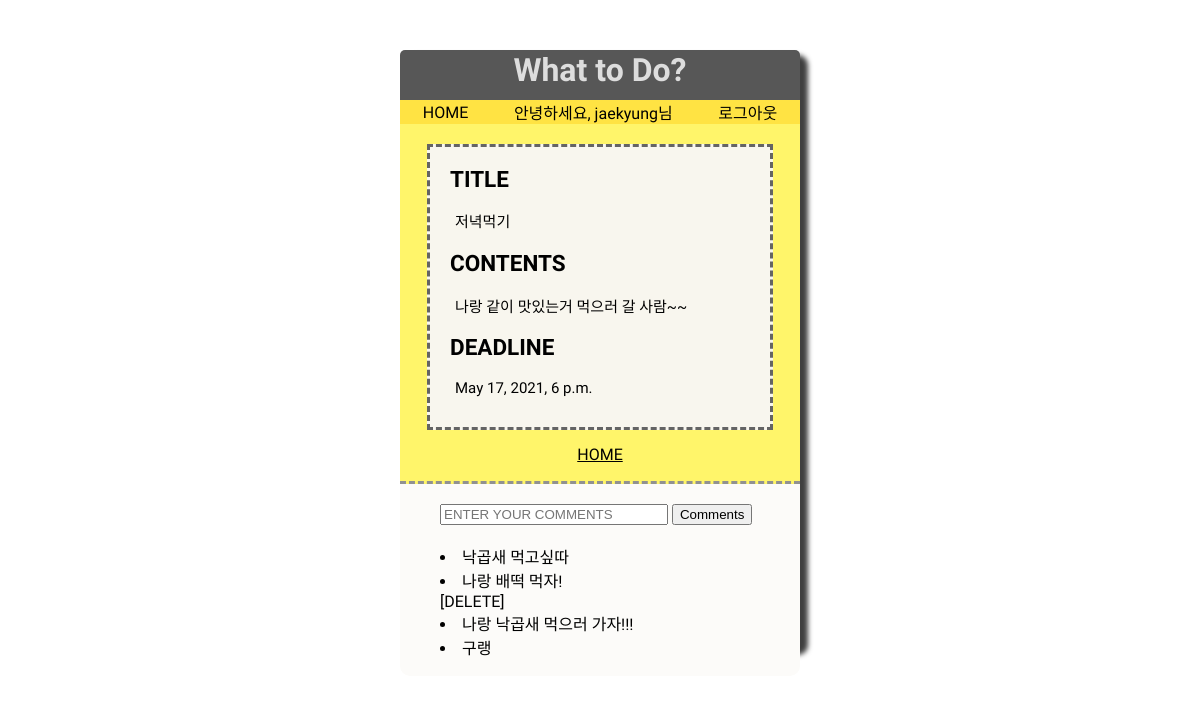
The page /detail/15 (signed in) on the database its author committed.
### app/models.py (models this page shows, shortened)
class Post(models.Model):
    title = models.CharField(max_length=200)
    content = models.TextField()
    deadline = models.DateTimeField(null= True, blank = True)
    author = models.ForeignKey(User, on_delete=models.CASCADE, related_name = 'posts', null = True, default= None)

class Comment(models.Model):
    post = models.ForeignKey(Post, on_delete=models.CASCADE, related_name='comments')
    content = models.TextField()
    author = models.ForeignKey(User, on_delete=models.CASCADE, related_name = 'comments', null =True, default = None)

### app/views.py (the view, shortened to what this page needs)
# urls.py: path('detail/<int:post_pk>', views.detail, name="detail"),
def detail(request, post_pk):
    post = Post.objects.get(pk=post_pk)
    return render(request, 'detail.html', {'post':post})

### app/templates/detail.html (shortened to what this page needs)
<!DOCTYPE html>
<html lang="en">
<head>
    {% load static %}
    <link rel="stylesheet" type ="text/css" href = "{% static 'detail.css' %}">
</head>
<body>
    <div class = container>
        <div class = "title">
            <h1> What to Do?</h1>
        </div>
        <div class = "nav-bar">
            <a class = "nav-item" href ="{% url 'home' %}">HOME</a>
            {% if user.is_authenticated %}
            <a class = "nav-item">안녕하세요, {{ user.username }}님</a>
            <a class = "nav-item" href = "{% url 'logout' %}">로그아웃</a>
            {% else %}
            <a claee = "nav-item" href = "{% url 'login' %}">로그인</a>
            <a class = "nav-item" href = "{% url 'signup' %}">회원가입</a>
            <a class = "nav-item">로그아웃</a>
            {% endif %}
        </div>
        <div class=box>
            <div>
                <h2>TITLE</h2>
                <p>{{	post.title }}</p>
            </div>
            <div>
                <h2>CONTENTS</h2>
                <p>{{ post.content }}</p>
            </div>
            <div>
                <h2>DEADLINE</h2>
                <p>{{post.deadline}}</p>
            </div>
        </div>
        <div class = bar>
            <a href="{%	url 'home'	%}">HOME</a>
        </div>
        <div class = comment>
            {% if user.is_authenticated %}
            <form method="POST">
                <input class = "comment_box" type="text" name="content" placeholder= "ENTER YOUR COMMENTS">
                <button type="submit">Comments</button>
            </form>
            {% endif %}
            <br>
            {% for comment in post.comments.all %}
            <li>{{ comment.content }}</li>
                {% if user.is_authenticated and comment.author.pk == user.pk %}
                    <a class= "delete" href = "{% url 'delete_comment' post.pk comment.pk %}">[DELETE]</a>
                {% endif %}
            {% endfor %}
        </div>
    </div>
</body>
</html>

### app/static/detail.css (style rules this page uses)
body { background-image: url('https://cdn.crowdpic.net/list-thumb/thumb_l_BD9725CBE59C9229B808928D5FEDA1EA.jpg'); font-family: 'Roboto Mono', monospace; font-family: 'Do Hyeon', sans-serif; }
.title { margin-top: 0; margin-left:0; margin-right:0; border-top-left-radius: 5px; border-top-right-radius: 5px; height: 50px; background-color: rgb(87, 87, 87); border:3px; z-index: 3; display: flex; color:rgb(221, 221, 221); }
h1 { margin-top: 1px; margin-right: auto; margin-left: auto; }
.container { margin-top: 50px; width:400px; height:600px; border: 0px solid rgb(255, 225, 54); border-radius: 10px; margin-right: auto; margin-left: auto; box-shadow: 8px 5px 5px rgb(63, 63, 63); background-color: rgb(255, 245, 106); z-index: 1; }
.box { font-size: 15px;; margin-top: 20px; margin-right: auto; margin-left: auto; width: 320px; height: 280px; border: 3px dashed rgb(100, 100, 100); background-color: rgb(248, 246, 238); text-decoration: none; padding-left: 20px; }
.box p { margin: 5px; }
.bar { margin-top: 15px; padding-bottom: 17px; margin-right: auto; margin-left: auto; text-align: center; border-bottom: 3px dashed rgb(145, 145, 145); }
a { color: black; }
.comment { height:120px; text-align: left; padding-top: 20px; padding-left: 40px; background-color: rgb(252, 251, 249); margin-bottom: 0; padding-bottom: 52px; border-bottom-left-radius: 10px; border-bottom-right-radius: 10px; }
.comment_box { width: 220px; }
.delete { text-decoration-line: none; }
.nav-bar { width: 100%; background-color: #ffe343; display: flex; justify-content: space-around; align-items: center; }
.nav-item { color: black; text-decoration: none; }

### rows shown on the page
Post: title "저녁먹기", content "나랑 같이 맛있는거 먹으러 갈 사람~~", deadline "May 17, 2021, 6 p.m."
Comment: content "낙곱새 먹고싶따"
Comment: content "나랑 배떡 먹자!", shows "[DELETE]"
Comment: content "나랑 낙곱새 먹으러 가자!!!"
Comment: content "구랭"

### other values the page prints
{{ user.username }} "jaekyung"
